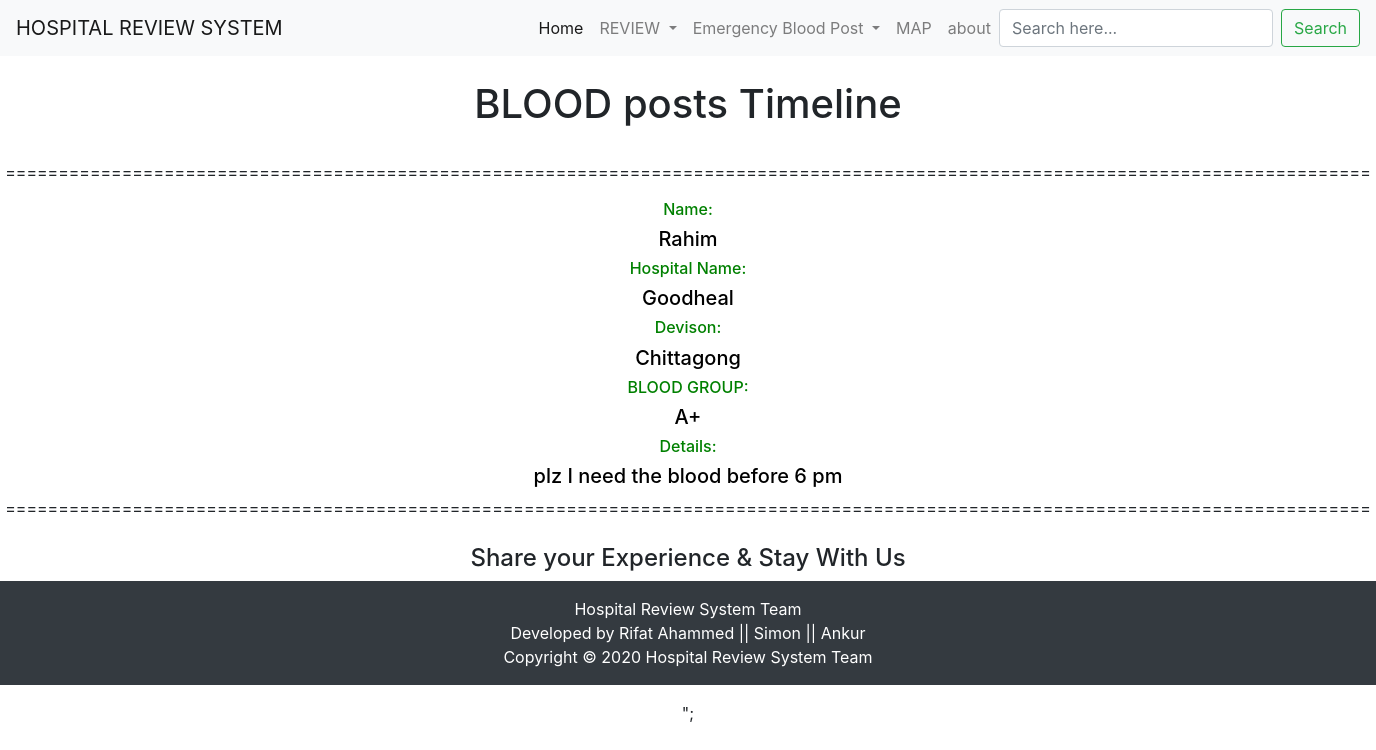
Screenshot of /bloodtimeline.php with the database file from the repository.
### tables this page shows
CREATE TABLE `blood` (
  `username` varchar(55) NOT NULL,
  `hospitalname` varchar(100) NOT NULL,
  `area` varchar(50) NOT NULL,
  `bg` varchar(10) NOT NULL,
  `comment` varchar(250) NOT NULL
);

### bloodtimeline.php (the view, shortened to what this page needs)
<!DOCTYPE html>
<html>
<head>
  <link rel="stylesheet" href="https://maxcdn.bootstrapcdn.com/bootstrap/4.5.2/css/bootstrap.min.css">
  <link rel="stylesheet" type="text/css" href="css/style.css">
  </head>
<body>
<?php include 'menu.php'; ?>
  <center>
    <br>
    <h1>BLOOD posts Timeline</h1>
    <br>
    <p>=================================================================================================================================</p>
  <?php
  include_once 'dbh.php';
  $sql = "select* from blood;";
  $result = mysqli_query($conn,$sql);
  $resultcheck = mysqli_num_rows($result);
  if ($resultcheck > 0) {
  	while ($row = mysqli_fetch_assoc($result)) {
      echo "<h6>Name:</h6><h5>".$row['username']."</h5>";
  		echo "<h6>Hospital Name:</h6><h5>".$row['hospitalname']."</h5>";
  		echo "<h6>Devison:</h6><h5>".$row['area']."</h5>";
      echo "<h6>BLOOD GROUP:</h6><h5>".$row['bg']."</h5>";
  		echo "<h6>Details:</h6><h5>".$row['comment']."</h5>";
      echo "=================================================================================================================================";
      echo "<br>";
      echo "<br>";
  	}
  }
  ?>
  <h4><marquee>Share your Experience & Stay With Us</marquee></h4>
<?php include 'footer.php'; ?>
</body>
</html>

### css/style.css (style rules this page uses)
* { margin: 0; padding: 0; box-sizing:border-box; }

### bloodtimeline.php (style rules this page uses)
h6 { color: green; text-align: center; }
h5 { color:black; text-align: center; }

### rows the page displays
blood: username "Rahim", hospitalname "Goodheal", area "Chittagong", bg "A+", comment "plz I need the blood before 6 pm"
